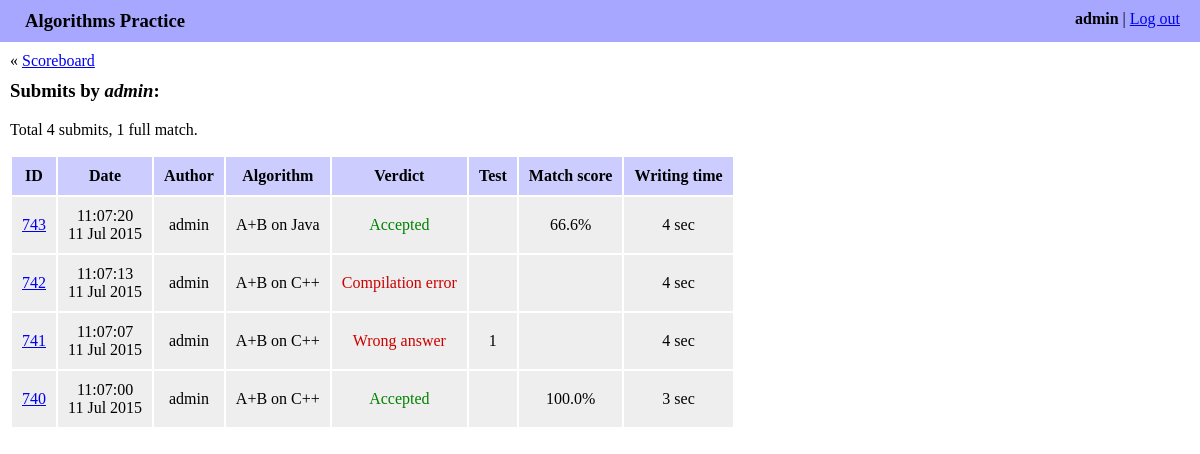
Page /history/admin/ (signed in) on the earlier database version.
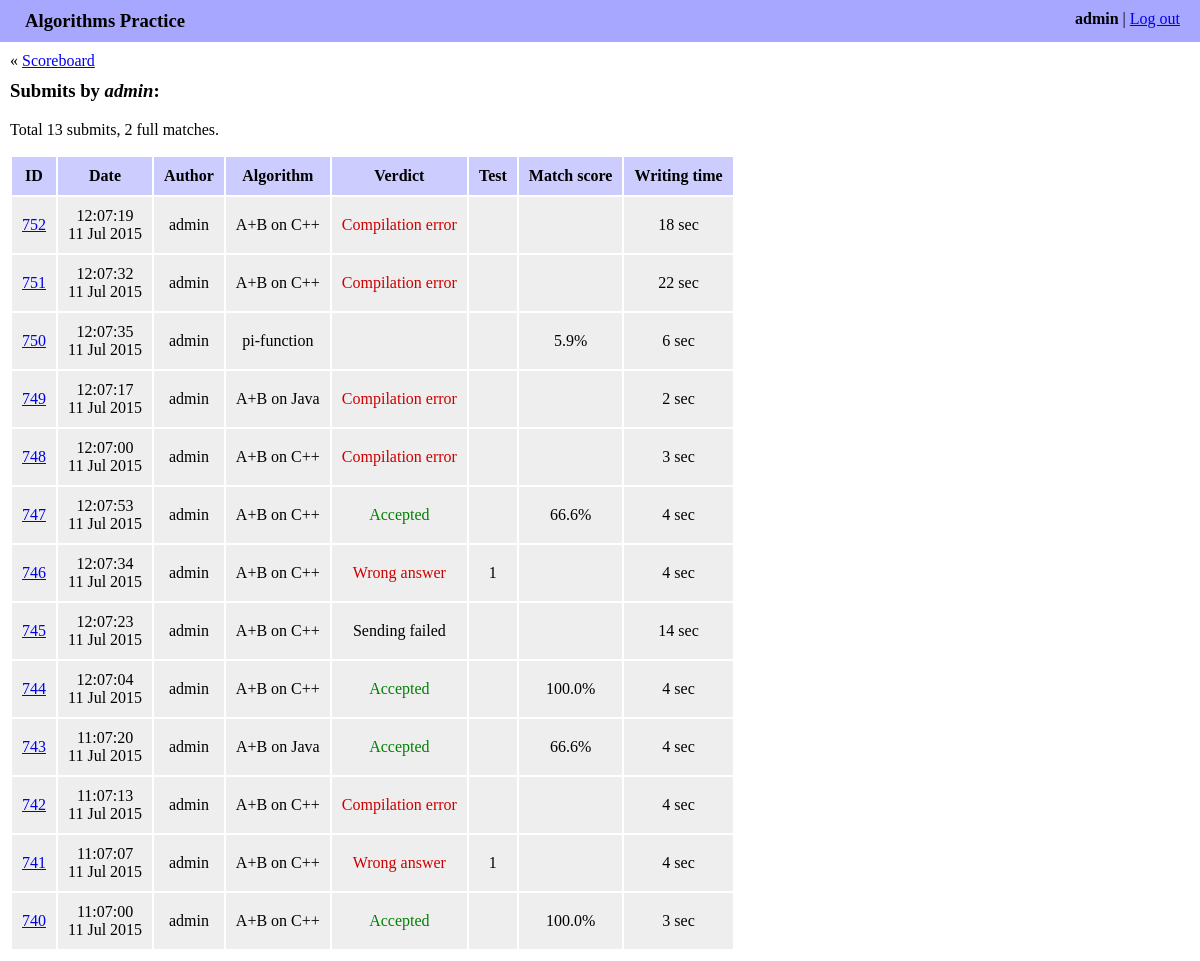
Same page on the later database version.
### algo/models.py (models this page shows, shortened)
class Submit(models.Model):
    algorithm = models.ForeignKey(Algorithm)
    author = models.ForeignKey(User)
    date = models.DateTimeField(auto_now_add=True)
    elapsed_seconds = models.IntegerField()
    source_code = models.TextField()
    score = models.FloatField()
    judge_submit_date = models.DateTimeField(blank=True, null=True)
    judge_verdict = models.CharField(blank=True, max_length=255)
    judge_test = models.IntegerField(blank=True, null=True)
    judge_comment = models.TextField(blank=True)
    awaiting_for_verdict = models.BooleanField()
    def get_verdict_type(self):
        try:
            return JUDGE_VERDICTS[self.judge_verdict][1]
        except KeyError:
            return 'unknown'
    def get_verdict_kind(self):
        verdict_type = self.get_verdict_type()
        if verdict_type == 'rejected':
            return 'bad'
        if verdict_type == 'accepted':
            return 'good'
        return 'unknown'
    def is_scores_visible(self):
        return not self.judge_verdict or self.get_verdict_kind() == 'good'
    EPS = 1e-7

class Algorithm(models.Model):
    name = models.CharField(max_length=255)
    slug = models.SlugField(max_length=60)
    language = models.ForeignKey(Language)
    source_code = models.TextField()
    judge_space_id = models.IntegerField(blank=True, null=True)
    judge_problem_id = models.IntegerField(blank=True, null=True)
    def __str__(self):
        return self.name

### algo/views.py (the view)
# urls.py: url(r'^history/(?P<author_username>[\w-]+)/$',
@login_required
def history(request, author_username, algorithm_slug=None):
    author = get_object_or_404(User, username=author_username)
    if algorithm_slug is not None:
        algorithm = get_object_or_404(Algorithm, slug=algorithm_slug)
        submits = Submit.objects.filter(author=author, algorithm=algorithm)
    else:
        algorithm = None
        submits = Submit.objects.filter(author=author)
    submits = submits.order_by('-pk')
    full_matches_count = sum(1 for item in submits
                             if abs(item.score - 100) < Submit.EPS)
    return render(request, 'algo/history.html', {
        'algorithm': algorithm,
        'author': author,
        'full_matches_count': full_matches_count,
        'submits': submits,
    })

### algo/templates/algo/history.html (shortened to what this page needs)
{% extends "algo/base.html" %}
{% load staticfiles %}
{% block content %}
<div class="navigation_box">
    &laquo; <a href="{% url 'algo:index' %}">Scoreboard</a>
</div>
<h3>
    Submits
    by <i>{{ author.username }}</i>:
</h3>
<p>
    Total {{ submits|length }} submit{{ submits|length|pluralize }},
    {{ full_matches_count }} full match{{ full_matches_count|pluralize:"es" }}.
</p>
{% if submits %}
<table class="history_table">
    <thead>
        <th>ID</th>
        <th>Date</th>
        <th>Author</th>
        <th>Algorithm</th>
        <th>Verdict</th>
        <th>Test</th>
        <th>Match score</th>
        <th>Writing time</th>
    </thead>
    <tbody>
        {% for submit in submits %}
        <tr>
            <td>
                <a href="{% url 'algo:show_submit' submit.author.username submit.algorithm.slug submit.id %}">
                    {{ submit.id }}
                </a>
            </td>
            <td>
                {{ submit.date|date:"H:m:s" }}<br />
                {{ submit.date|date:"d M Y" }}
            </td>
            <td>{{ submit.author }}</td>
            <td>{{ submit.algorithm }}</td>
            <td>
                {% if submit.judge_verdict != None %}
                <span class="verdict_{{ submit.get_verdict_kind }}">
                    {{ submit.judge_verdict }}
                </span>
                {% endif %}
            </td>
            <td>
                {% if submit.judge_test != None %}
                {{ submit.judge_test }}
                {% endif %}
            </td>
            <td>
                {% if submit.is_scores_visible %}
                {{ submit.score|floatformat:1 }}%
                {% endif %}
            </td>
            <td>{{ submit.elapsed_seconds }} sec</td>
        </tr>
        {% endfor %}
    </tbody>
</table>
{% endif %}
{% endblock %}

### algo/templates/algo/base.html (shortened to what this page needs)
<!DOCTYPE html>
<html>
    <head>
        {% load staticfiles %}
        <link rel="stylesheet" href="{% static 'algo/style.css' %}">
    </head>
    <body>
        <div class="account_bar">
            <div class="account_info">
                <b>{{ request.user.username }}</b> | <a href="{% url 'logout' %}">Log out</a>
            </div>
            <div class="site_title">Algorithms Practice</div>
        </div>
        <div class="content">
        {% block content %}{% endblock %}
        </div>
    </body>
</html>

### algo/static/algo/style.css (style rules this page uses)
body { margin: 0; }
.account_bar { background-color: #a7a7ff; padding: 10px 20px 10px 25px; }
.account_info { float: right; }
.site_title { font-size: 14pt; font-weight: bold; }
.content { margin: 10px; }
h3 { margin-top: 10px; }
.verdict_bad { color: #c00; }
.verdict_good { color: green; }
.history_table { text-align: center; }
.history_table th { background-color: #ccf; padding: 10px; }
.history_table td { background-color: #eee; padding: 10px; }

Differences in the rows shown:
added Submit: id "752", date "12:07:19", date "11 Jul 2015", author "admin", algorithm "A+B on C++", judge_verdict "Compilation error", elapsed_seconds "18"
added Submit: id "751", date "12:07:32", date "11 Jul 2015", author "admin", algorithm "A+B on C++", judge_verdict "Compilation error", elapsed_seconds "22"
added Submit: id "750", date "12:07:35", date "11 Jul 2015", author "admin", algorithm "pi-function", score "5.9", elapsed_seconds "6"
added Submit: id "749", date "12:07:17", date "11 Jul 2015", author "admin", algorithm "A+B on Java", judge_verdict "Compilation error", elapsed_seconds "2"
added Submit: id "748", date "12:07:00", date "11 Jul 2015", author "admin", algorithm "A+B on C++", judge_verdict "Compilation error", elapsed_seconds "3"
added Submit: id "747", date "12:07:53", date "11 Jul 2015", author "admin", algorithm "A+B on C++", judge_verdict "Accepted", score "66.6", elapsed_seconds "4"
added Submit: id "746", date "12:07:34", date "11 Jul 2015", author "admin", algorithm "A+B on C++", judge_verdict "Wrong answer", judge_test "1", elapsed_seconds "4"
added Submit: id "745", date "12:07:23", date "11 Jul 2015", author "admin", algorithm "A+B on C++", judge_verdict "Sending failed", elapsed_seconds "14"
added Submit: id "744", date "12:07:04", date "11 Jul 2015", author "admin", algorithm "A+B on C++", judge_verdict "Accepted", score "100.0", elapsed_seconds "4"
Other differences:
{{ submits|length }}: "4" → "13"
{{ full_matches_count }}: "1" → "2"
